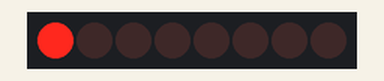
This sketch was run on a simulated Arduino Uno, built with avr-gcc and run on an emulated ATmega328P. Shown: 8 shift-register outputs drawn as a row of LEDs (first output left, lit = HIGH). Wiring (inferred from the names in the program): shift register (74HC595): data pin 2; shift clock pin 3; latch pin 4. Wiring (inferred from the signals the program sends): row of LEDs: on Q0, Q1, Q2, Q3, Q4, Q5, Q6, Q7.

Above: at 0.1 s.
At 0.5 s:
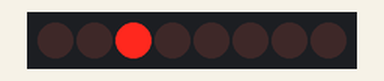
At 0.9 s:
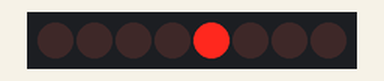
At 1.7 s:
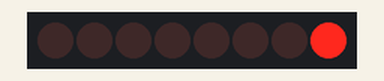
At 3.3 s:
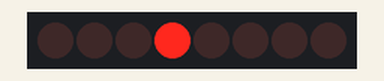
At 4.9 s:
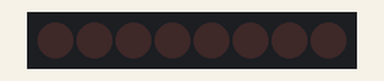
Timing chart, 0 to 6.0 s (numbered marks = the images above):
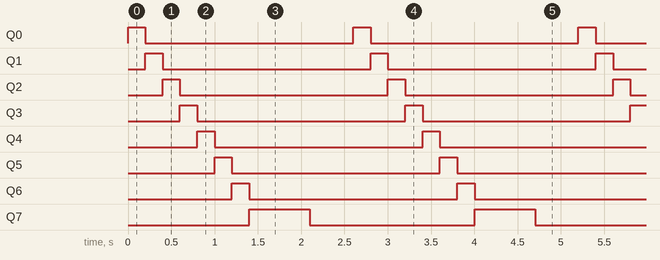

Measured:
- by itself, Q0–6: alternates HIGH for 0.20 s and LOW for 2.4 s
- by itself, Q7: alternates HIGH for 0.70 s and LOW for 1.9 s
- by itself, everything shown: repeats every 2.6 s, in 9 steps

The sketch:

sketch_aug3a.ino
```cpp
int dataPin = 2;
int clockPin = 3;
int latchPin = 4;


void setup() {
  pinMode(dataPin, OUTPUT);
  pinMode(clockPin,  OUTPUT);
  pinMode(latchPin,  OUTPUT);
}

void loop() {
  for (int i = 0; i < 8; i++) {
    digitalWrite(latchPin, LOW);
    shiftOut(dataPin, clockPin, MSBFIRST, 1 << i );
    digitalWrite(latchPin, HIGH);
    delay(200);
  }
  delay(500);
  digitalWrite(latchPin, LOW);
  shiftOut(dataPin, clockPin, MSBFIRST, 0b00000000);
  digitalWrite(latchPin, HIGH);
  delay(500);
}
```
